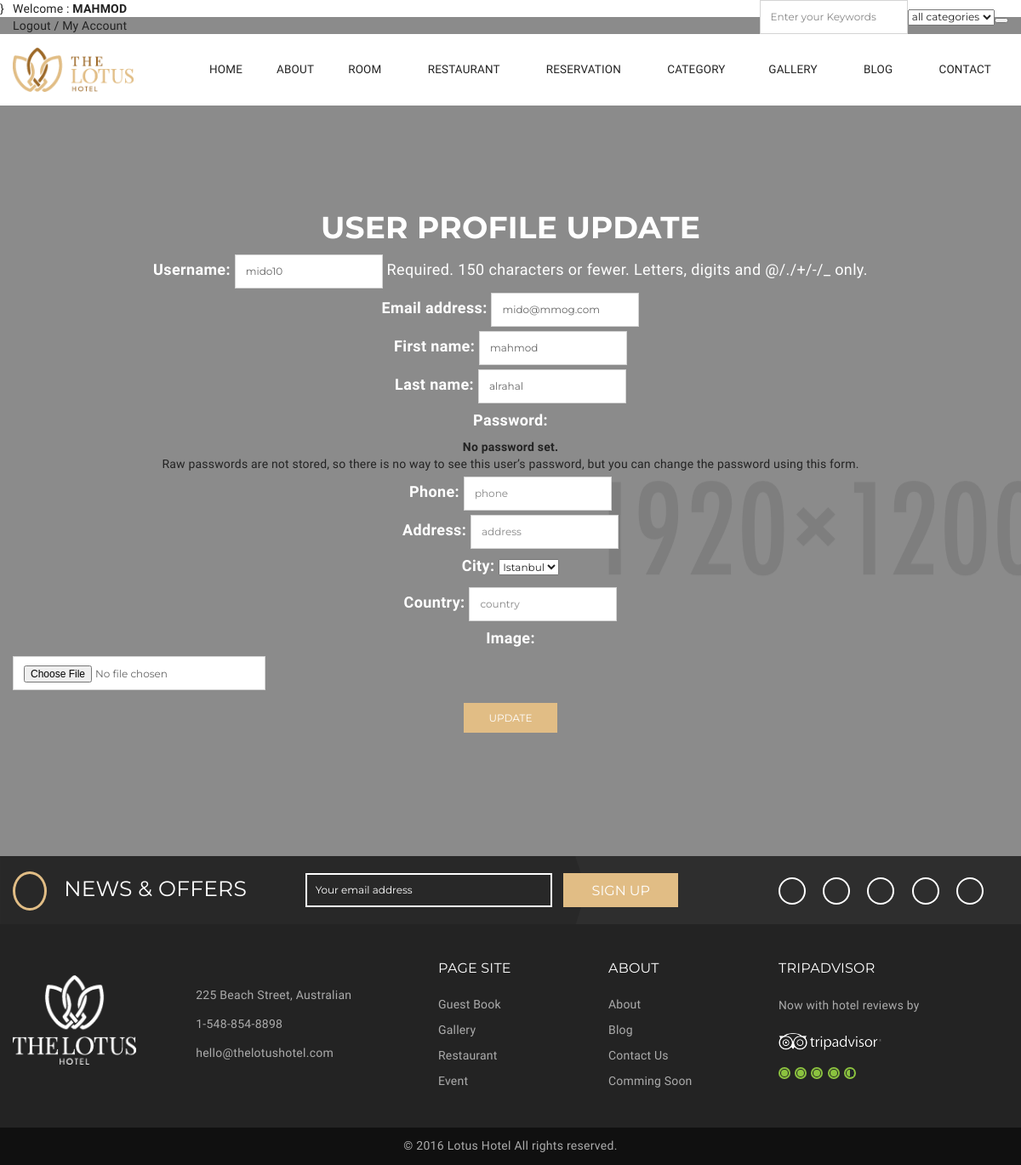
/user/update/ (signed in), run on an earlier commit of the app's database.
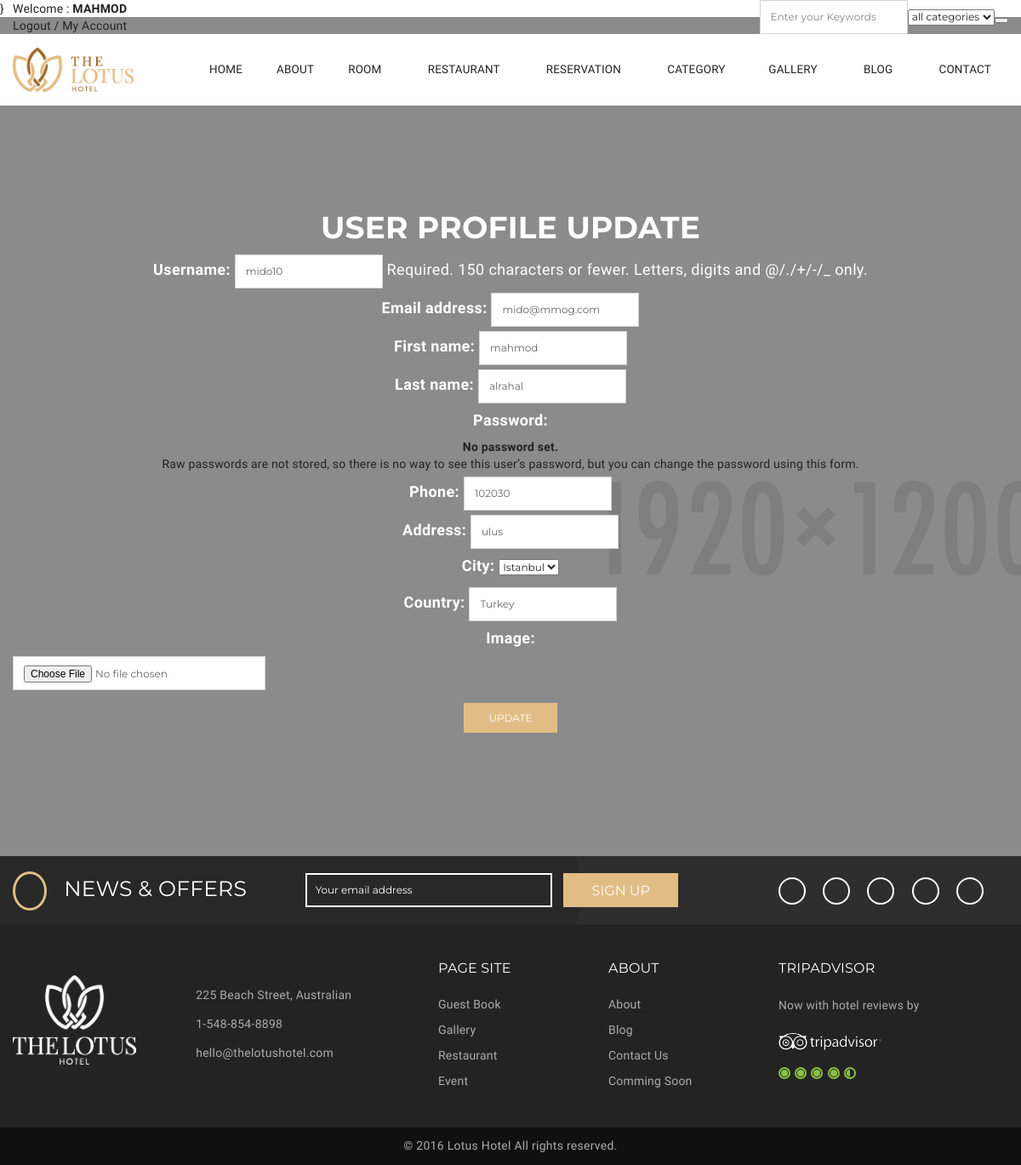
And on a later commit of the database.
### user/models.py (models this page shows, shortened)
class UserProfile(models.Model):
    user = models.OneToOneField(User, on_delete=models.CASCADE)
    phone = models.CharField(blank=True, max_length=20)
    address = models.CharField(blank=True, max_length=150)
    city = models.CharField(blank=True, max_length=20)
    country = models.CharField(blank=True, max_length=50)
    image = models.ImageField(blank=True, upload_to='images/users/')
    def image_tag(self):
        return mark_safe('<img src="{}" height="50"/>'.format(self.image.url))
    image_tag.short_description = 'Image'

### user/views.py (the view)
# urls.py: path('update/', views.user_update, name='user_update'),
@login_required(login_url='/login') # Check login
def user_update(request):
    if request.method == 'POST':
        user_form = UserUpdateForm(request.POST, instance=request.user) # request.user is user  data
        profile_form = ProfileUpdateForm(request.POST, request.FILES, instance=request.user.userprofile)
        if user_form.is_valid() and profile_form.is_valid():
            user_form.save()
            profile_form.save()
            messages.success(request, 'Your account has been updated!')
            return HttpResponseRedirect('/user')
    else:
        category = Category.objects.all()
        user_form = UserUpdateForm(instance=request.user)
        profile_form = ProfileUpdateForm(instance=request.user.userprofile) #"userprofile" model -> OneToOneField relatinon with user
        context = {
            'category': category,
            'user_form': user_form,
            'profile_form': profile_form
        }
        return render(request, 'user_update.html', context)

### user/forms.py
class UserUpdateForm(UserChangeForm):
    class Meta:
        model = User
        fields = ( 'username','email','first_name','last_name')
        widgets = {
            'username'  : TextInput(attrs={'class': 'input','placeholder':'username'}),
            'email'     : EmailInput(attrs={'class': 'input','placeholder':'email'}),
            'first_name': TextInput(attrs={'class': 'input','placeholder':'first_name'}),
            'last_name' : TextInput(attrs={'class': 'input','placeholder':'last_name' }),
        }

class ProfileUpdateForm(forms.ModelForm):
    class Meta:
        model = UserProfile
        fields = ('phone', 'address', 'city','country','image')
        widgets = {
            'phone'     : TextInput(attrs={'class': 'input','placeholder':'phone'}),
            'address'   : TextInput(attrs={'class': 'input','placeholder':'address'}),
            'city'      : Select(attrs={'class': 'input','placeholder':'city'},choices=CITY),
            'country'   : TextInput(attrs={'class': 'input','placeholder':'country' }),
            'image'     : FileInput(attrs={'class': 'input', 'placeholder': 'image', }),
        }

### user/templates/user_update.html (shortened to what this page needs)
{% extends 'homebase.html' %}
{% load static %}
{% block body %}}
    <section class="section-account parallax bg-11">
        <div class="awe-overlay"></div>
        <div class="container">
            <div class="login-register">
                <div class="text text-center">
                    <h2>User Profile Update</h2>
                    <form method="POST" enctype = "multipart/form-data">
                        <fieldset class="form-group">
                            {{ user_form.as_p  }}
                            {{ profile_form.as_p  }}
                        </fieldset>
                        <div class="form-group">
                            <div class="field-form field-submit">
                            <button class="awe-btn awe-btn-13" type="submit">Update</button>
                            </div>
                        </div>
                    </form>
                </div>
            </div>
        </div>
    </section>
{% endblock %}

What changed in the data, as far as the page shows it:
now on this page (row edited): UserProfile: phone "102030", address "ulus", city "Istanbul", country "Turkey"
Also different on the page:
form field city: "Istanbul" → (not shown)
